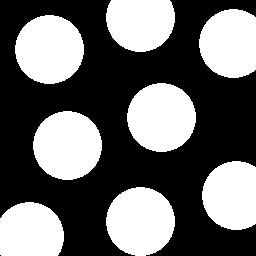
#> input picture circles.bmp, 256 x 256 px
$ python fourierimage.py
#> lines starting #> are read from the running program, lines starting #| are printed output that depends on the picture; after the words box and inside, x2 and y2 are one past the last pixel; in counts of white or black regions, pixels touching at a corner belong together
from PIL import Image
import numpy as np
import matplotlib.pyplot as plt

# open an 8bpp indexed image
img = Image.open('circles.bmp')
#> img is the input picture: PIL image 256x256 P; 41.7% white; 8 white regions, largest, box (x1, y1, x2, y2) and area: (15, 15, 84, 84) 3719, (127, 83, 196, 152) 3719, (33, 111, 102, 180) 3719
# load the image data into a numpy array
img_data = np.asarray(img)
# perform the 2-D fast Fourier transform on the image data
fourier = np.fft.fft2(img_data)
# move the zero-frequency component to the center of the Fourier spectrum
fourier = np.fft.fftshift(fourier)
# compute the magnitudes (absolute values) of the complex numbers
fourier = np.abs(fourier)
# compute the common logarithm of each value to reduce the dynamic range
fourier = np.log10(fourier)
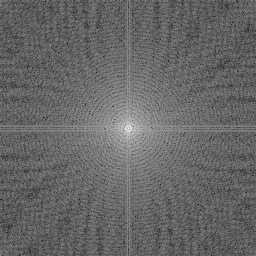
#> fourier: shape (256, 256) float64; min 1.38, max 6.84, mean 3.59; drawn with min black and max white
# find the minimum value that is a finite number
lowest = np.nanmin(fourier[np.isfinite(fourier)])
#> lowest = 1.38
# find the maximum value that is a finite number
highest = np.nanmax(fourier[np.isfinite(fourier)])
#> highest = 6.84
# calculate the original contrast range
original_range = highest - lowest
#> original_range = 5.47
# normalize the Fourier image data ("stretch" the contrast)
norm_fourier = (fourier - lowest) / original_range * 255
# convert the normalized data into an image
norm_fourier_img = Image.fromarray(norm_fourier)

# display the original image and the Fourier image
fig = plt.figure()
ax1 = fig.add_subplot(121)
ax2 = fig.add_subplot(122)
ax1.imshow(img, cmap='gray')
ax2.imshow(norm_fourier_img)
ax1.title.set_text('Original Image')
ax2.title.set_text('Fourier Image')
plt.show()
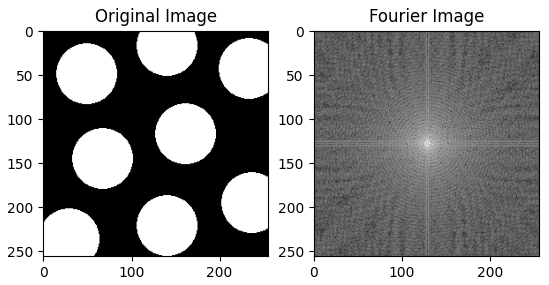
#> figure drawn by matplotlib, 2 panels

# show the normalized Fourier image
norm_fourier_img.show()

# convert the output image to 8-bit pixels (grayscale) and save it
norm_fourier_img.convert('L').save('test.bmp')
